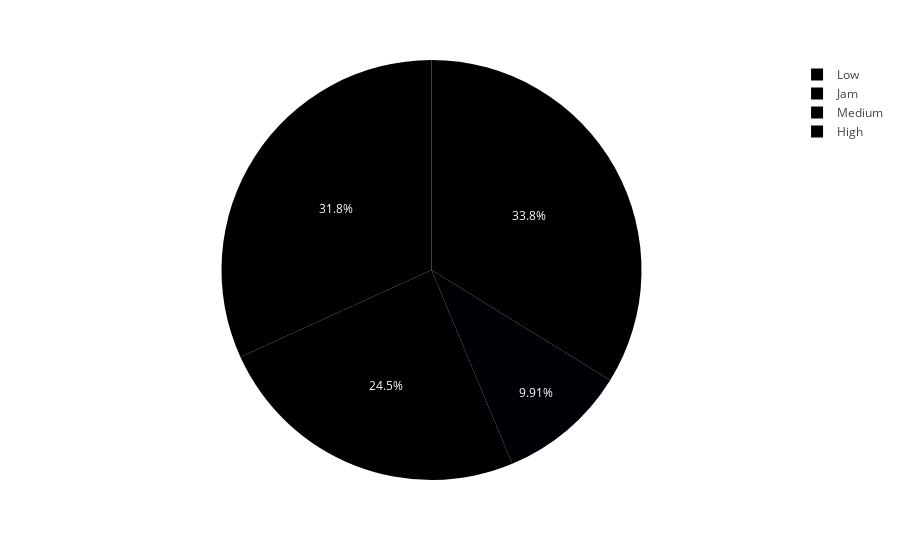

Notebook code cell kept with this figure:
### Code cell
columns = ['ID', 'Road_traffic_density']
df_aux = df1.loc[:, columns].groupby( 'Road_traffic_density' ).count().reset_index()
df_aux['perc_ID'] = 100 * ( df_aux['ID'] / df_aux['ID'].sum() )

# Gerando o gráfico
px.pie( df_aux, values='perc_ID', names='Road_traffic_density' )

### Figure 1 — Plotly figure (JSON) as saved in the notebook; plotly's stock layout.template omitted (floating-point values rounded to 4 significant figures)
{"data": [{"domain": {"x": [0, 1], "y": [0, 1]}, "hovertemplate": "Road_traffic_density=%{label}<br>perc_ID=%{value}<extra></extra>", "labels": ["High", "Jam", "Low", "Medium"], "legendgroup": "", "name": "", "showlegend": true, "type": "pie", "values": [9.911, 31.81, 33.81, 24.48]}], "layout": {"legend": {"tracegroupgap": 0}, "margin": {"t": 60}}}
